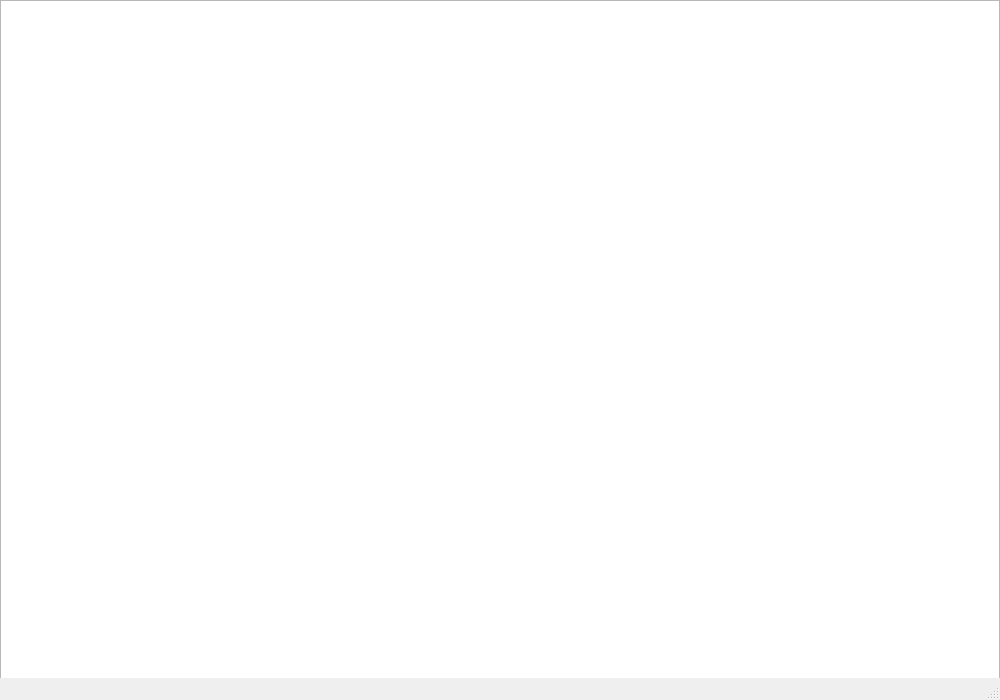
<?xml version="1.0" encoding="UTF-8"?>
<ui version="4.0">
 <class>MainWindow</class>
 <widget class="QMainWindow" name="MainWindow">
  <property name="geometry">
   <rect>
    <x>0</x>
    <y>0</y>
    <width>1000</width>
    <height>700</height>
   </rect>
  </property>
  <property name="windowTitle">
   <string>MainWindow</string>
  </property>
  <widget class="QWidget" name="centralwidget">
   <widget class="QGraphicsView" name="graphicsView">
    <property name="geometry">
     <rect>
      <x>0</x>
      <y>0</y>
      <width>1000</width>
      <height>700</height>
     </rect>
    </property>
    <property name="verticalScrollBarPolicy">
     <enum>Qt::ScrollBarAlwaysOff</enum>
    </property>
    <property name="horizontalScrollBarPolicy">
     <enum>Qt::ScrollBarAlwaysOff</enum>
    </property>
   </widget>
  </widget>
  <widget class="QMenuBar" name="menubar">
   <property name="geometry">
    <rect>
     <x>0</x>
     <y>0</y>
     <width>1000</width>
     <height>22</height>
    </rect>
   </property>
  </widget>
  <widget class="QStatusBar" name="statusbar"/>
 </widget>
 <resources/>
 <connections/>
</ui>
